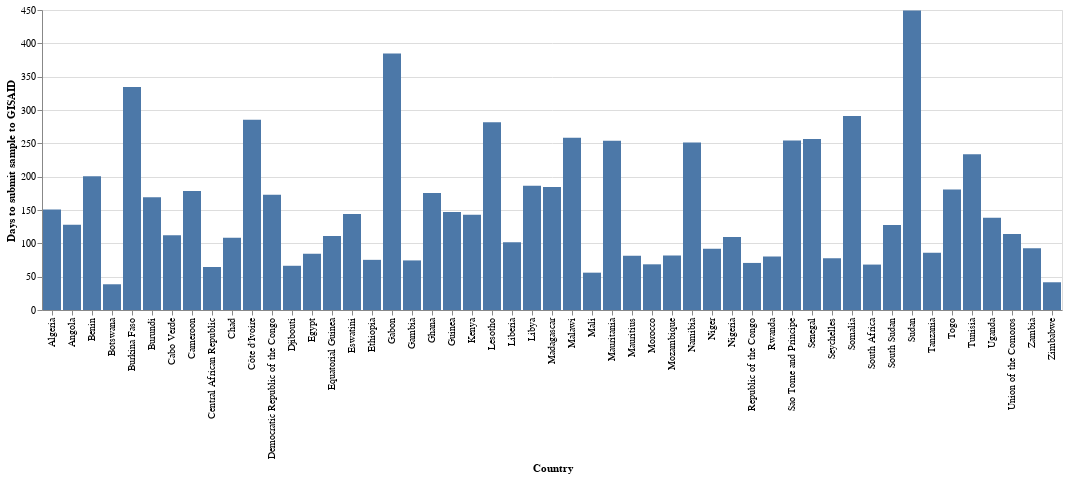

Notebook code for this chart:
### Code cell
alt.Chart(days_to_submit_df_2022).mark_bar().encode(x=alt.X("country", title="Country"), y=alt.Y("days_to_submit", title="Days to submit sample to GISAID"))

### Figure 1 — Vega-Lite specification as saved in the notebook (floating-point values rounded to 4 significant figures)
{"config": {"view": {"continuousWidth": 400, "continuousHeight": 300}}, "data": {"name": "data-181fef2d1596b509cf8353ffb086c82b"}, "mark": "bar", "encoding": {"x": {"type": "nominal", "field": "country", "title": "Country"}, "y": {"type": "quantitative", "field": "days_to_submit", "title": "Days to submit sample to GISAID"}}, "$schema": "https://vega.github.io/schema/vega-lite/v4.8.1.json", "datasets": {"data-181fef2d1596b509cf8353ffb086c82b": [{"country": "Botswana", "length": 29350.0, "purpose_of_sequencing": null, "days_to_submit": 38.59}, {"country": "Zimbabwe", "length": 29730.0, "purpose_of_sequencing": null, "days_to_submit": 41.6}, {"country": "Mali", "length": 29810.0, "purpose_of_sequencing": null, "days_to_submit": 56.0}, {"country": "Central African Republic", "length": 29690.0, "purpose_of_sequencing": null, "days_to_submit": 64.47}, {"country": "Djibouti", "length": 29740.0, "purpose_of_sequencing": null, "days_to_submit": 66.34}, {"country": "South Africa", "length": 29670.0, "purpose_of_sequencing": null, "days_to_submit": 68.14}, {"country": "Morocco", "length": 29740.0, "purpose_of_sequencing": null, "days_to_submit": 68.53}, {"country": "Republic of the Congo", "length": 29650.0, "purpose_of_sequencing": null, "days_to_submit": 70.6}, {"country": "Gambia", "length": 29580.0, "purpose_of_sequencing": null, "days_to_submit": 74.37}, {"country": "Ethiopia", "length": 29700.0, "purpose_of_sequencing": null, "days_to_submit": 75.24}, {"country": "Seychelles", "length": 29690.0, "purpose_of_sequencing": null, "days_to_submit": 77.47}, {"country": "Rwanda", "length": 29600.0, "purpose_of_sequencing": null, "days_to_submit": 80.11}, {"country": "Mauritius", "length": 29680.0, "purpose_of_sequencing": null, "days_to_submit": 81.37}, {"country": "Mozambique", "length": 29610.0, "purpose_of_sequencing": null, "days_to_submit": 81.64}, {"country": "Egypt", "length": 29700.0, "purpose_of_sequencing": null, "days_to_submit": 84.52}, {"country": "Tanzania", "length": 29390.0, "purpose_of_sequencing": null, "days_to_submit": 85.82}, {"country": "Niger", "length": 29410.0, "purpose_of_sequencing": null, "days_to_submit": 91.94}, {"country": "Zambia", "length": 29630.0, "purpose_of_sequencing": null, "days_to_submit": 92.64}, {"country": "Liberia", "length": 29690.0, "purpose_of_sequencing": null, "days_to_submit": 101.7}, {"country": "Chad", "length": 29690.0, "purpose_of_sequencing": null, "days_to_submit": 108.4}, {"country": "Nigeria", "length": 29700.0, "purpose_of_sequencing": null, "days_to_submit": 109.5}, {"country": "Equatorial Guinea", "length": 29700.0, "purpose_of_sequencing": null, "days_to_submit": 111.0}, {"country": "Cabo Verde", "length": 29650.0, "purpose_of_sequencing": null, "days_to_submit": 112.0}, {"country": "Union of the Comoros", "length": 29710.0, "purpose_of_sequencing": null, "days_to_submit": 114.2}, {"country": "South Sudan", "length": 29700.0, "purpose_of_sequencing": null, "days_to_submit": 127.4}, {"country": "Angola", "length": 29680.0, "purpose_of_sequencing": null, "days_to_submit": 127.9}, {"country": "Uganda", "length": 29580.0, "purpose_of_sequencing": null, "days_to_submit": 138.6}, {"country": "Kenya", "length": 29720.0, "purpose_of_sequencing": null, "days_to_submit": 142.7}, {"country": "Eswatini", "length": 29620.0, "purpose_of_sequencing": null, "days_to_submit": 144.0}, {"country": "Guinea", "length": 29600.0, "purpose_of_sequencing": null, "days_to_submit": 146.8}, {"country": "Algeria", "length": 29650.0, "purpose_of_sequencing": null, "days_to_submit": 150.7}, {"country": "Burundi", "length": 29470.0, "purpose_of_sequencing": null, "days_to_submit": 169.1}, {"country": "Democratic Republic of the Congo", "length": 29650.0, "purpose_of_sequencing": null, "days_to_submit": 173.1}, {"country": "Ghana", "length": 29710.0, "purpose_of_sequencing": null, "days_to_submit": 175.6}, {"country": "Cameroon", "length": 29690.0, "purpose_of_sequencing": null, "days_to_submit": 178.4}, {"country": "Togo", "length": 29750.0, "purpose_of_sequencing": null, "days_to_submit": 180.9}, {"country": "Madagascar", "length": 29790.0, "purpose_of_sequencing": null, "days_to_submit": 184.4}, {"country": "Libya", "length": 29610.0, "purpose_of_sequencing": null, "days_to_submit": 186.5}, {"country": "Benin", "length": 29810.0, "purpose_of_sequencing": null, "days_to_submit": 200.7}, {"country": "Tunisia", "length": 29750.0, "purpose_of_sequencing": null, "days_to_submit": 233.5}, {"country": "Namibia", "length": 29670.0, "purpose_of_sequencing": null, "days_to_submit": 251.4}, {"country": "Mauritania", "length": 29700.0, "purpose_of_sequencing": null, "days_to_submit": 254.0}, {"country": "Sao Tome and Principe", "length": 29770.0, "purpose_of_sequencing": null, "days_to_submit": 254.1}, {"country": "Senegal", "length": 29630.0, "purpose_of_sequencing": null, "days_to_submit": 256.5}, {"country": "Malawi", "length": 29730.0, "purpose_of_sequencing": null, "days_to_submit": 258.2}, {"country": "Lesotho", "length": 29630.0, "purpose_of_sequencing": null, "days_to_submit": 281.5}, {"country": "Côte d'Ivoire", "length": 29800.0, "purpose_of_sequencing": null, "days_to_submit": 285.2}, {"country": "Somalia", "length": 29120.0, "purpose_of_sequencing": null, "days_to_submit": 290.9}, {"country": "Burkina Faso", "length": 29670.0, "purpose_of_sequencing": null, "days_to_submit": 334.5}, {"country": "Gabon", "length": 29760.0, "purpose_of_sequencing": null, "days_to_submit": 384.8}, {"country": "Sudan", "length": 29650.0, "purpose_of_sequencing": null, "days_to_submit": 449.4}]}}
